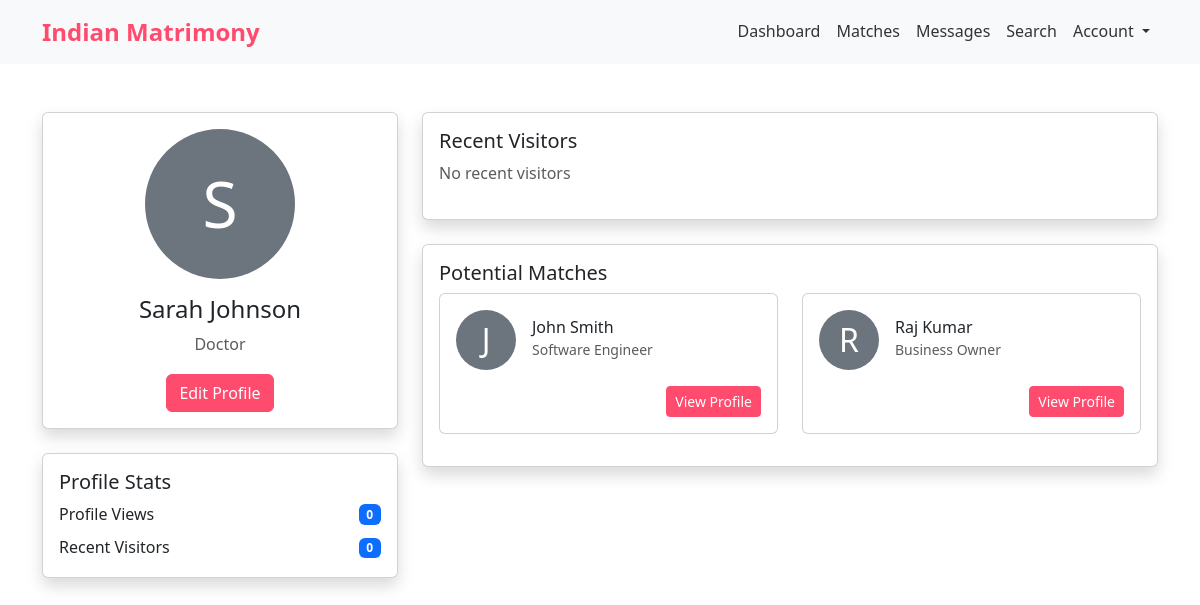
The app's page /dashboard.php (signed in) with its own data.
### tables this page shows
CREATE TABLE profiles (
    id INT PRIMARY KEY AUTO_INCREMENT,
    user_id INT NOT NULL,
    first_name VARCHAR(50),
    last_name VARCHAR(50),
    gender ENUM('Male', 'Female'),
    dob DATE,
    religion VARCHAR(50),
    caste VARCHAR(50),
    occupation VARCHAR(100),
    income VARCHAR(50),
    education VARCHAR(100),
    marital_status ENUM('Never Married', 'Divorced', 'Widowed'),
    height DECIMAL(5,2),
    about_me TEXT,
    city VARCHAR(50),
    state VARCHAR(50),
    country VARCHAR(50) DEFAULT 'India',
    profile_pic VARCHAR(255),
    created_at TIMESTAMP DEFAULT CURRENT_TIMESTAMP,
    updated_at TIMESTAMP DEFAULT CURRENT_TIMESTAMP ON UPDATE CURRENT_TIMESTAMP,
    CONSTRAINT fk_user_profile FOREIGN KEY (user_id) REFERENCES users(id) ON DELETE CASCADE
);

### dashboard.php (the view, shortened to what this page needs)
<?php
require_once 'config/database.php';
$user_id = $_SESSION['user_id'];
$profile = null;
$recent_visitors = [];
$matches = [];
try {
    $conn = connectDB();
    $stmt = mysqli_prepare($conn, "
        SELECT p.*, u.email, u.phone
        FROM profiles p
        JOIN users u ON p.user_id = u.id
        WHERE p.user_id = ?
    ");
    mysqli_stmt_bind_param($stmt, "i", $user_id);
    if (!mysqli_stmt_execute($stmt)) {
        throw new Exception("Query execution failed: " . mysqli_stmt_error($stmt));
    }
    $result = mysqli_stmt_get_result($stmt);
    $profile = mysqli_fetch_assoc($result);
    $stmt = mysqli_prepare($conn, "
        SELECT COUNT(*) as view_count
        FROM profile_views
        WHERE profile_id = ?
    ");
    mysqli_stmt_bind_param($stmt, "i", $profile['id']);
    if (!mysqli_stmt_execute($stmt)) {
        throw new Exception("Query execution failed: " . mysqli_stmt_error($stmt));
    }
    $result = mysqli_stmt_get_result($stmt);
    $views_data = mysqli_fetch_assoc($result);
    $view_count = $views_data ? $views_data['view_count'] : 0;
    $stmt = mysqli_prepare($conn, "
        SELECT p.*, u.email
        FROM profiles p
        JOIN users u ON p.user_id = u.id
        WHERE p.user_id != ?
        AND p.gender != ?
        LIMIT 10
    ");
    mysqli_stmt_bind_param($stmt, "is", $user_id, $profile['gender']);
    if (!mysqli_stmt_execute($stmt)) {
        throw new Exception("Query execution failed: " . mysqli_stmt_error($stmt));
    }
    $result = mysqli_stmt_get_result($stmt);
    while ($row = mysqli_fetch_assoc($result)) {
        $matches[] = $row;
    }
} catch (Exception $e) {
    $error = $e->getMessage();
} finally {
    if (isset($conn)) {
        closeDB($conn);
    }
}
?>
<!DOCTYPE html>
<html lang="en">
<head>
    <link href="https://cdn.jsdelivr.net/npm/bootstrap@5.3.0/dist/css/bootstrap.min.css" rel="stylesheet">
    <link rel="stylesheet" href="https://cdn.jsdelivr.net/npm/bootstrap-icons@1.7.2/font/bootstrap-icons.css">
    <link rel="stylesheet" href="assets/css/style.css">
</head>
<body>
    <?php include 'includes/header.php'; ?>
    <div class="container py-5">
        <div class="row">
            <div class="col-md-4">
                <div class="card shadow mb-4">
                    <div class="card-body text-center">
                        <?php
                        $profile_name = htmlspecialchars($profile['first_name'] . ' ' . $profile['last_name'], ENT_QUOTES, 'UTF-8');
                        ?>
                        <?php if ($profile['profile_pic']): ?>
                            <img src="<?php echo htmlspecialchars($profile['profile_pic'], ENT_QUOTES, 'UTF-8'); ?>"
                                 class="rounded-circle mb-3" style="width: 150px; height: 150px; object-fit: cover;"
                                 alt="<?php echo $profile_name; ?>">
                        <?php else: ?>
                            <div class="rounded-circle bg-secondary text-white d-flex align-items-center justify-content-center mx-auto mb-3"
                                 style="width: 150px; height: 150px;">
                                <span style="font-size: 4rem;"><?php echo strtoupper(substr($profile['first_name'], 0, 1)); ?></span>
                            </div>
                        <?php endif; ?>
                        <h4><?php echo $profile_name; ?></h4>
                        <p class="text-muted"><?php echo htmlspecialchars($profile['occupation'], ENT_QUOTES, 'UTF-8'); ?></p>
                        <a href="edit-profile.php" class="btn btn-primary">Edit Profile</a>
                    </div>
                </div>
                <div class="card shadow mb-4">
                    <div class="card-body">
                        <h5 class="card-title">Profile Stats</h5>
                        <div class="d-flex justify-content-between align-items-center mb-2">
                            <span>Profile Views</span>
                            <span class="badge bg-primary"><?php echo htmlspecialchars($view_count, ENT_QUOTES, 'UTF-8'); ?></span>
                        </div>
                        <div class="d-flex justify-content-between align-items-center">
                            <span>Recent Visitors</span>
                            <span class="badge bg-primary"><?php echo htmlspecialchars(count($recent_visitors), ENT_QUOTES, 'UTF-8'); ?></span>
                        </div>
                    </div>
                </div>
            </div>
            <div class="col-md-8">
                <div class="card shadow mb-4">
                    <div class="card-body">
                        <h5 class="card-title">Recent Visitors</h5>
                        <?php if (empty($recent_visitors)): ?>
                            <p class="text-muted">No recent visitors</p>
                        <?php endif; ?>
                    </div>
                </div>
                <div class="card shadow">
                    <div class="card-body">
                        <h5 class="card-title">Potential Matches</h5>
                        <?php if (empty($matches)): ?>
                            <p class="text-muted">No matches found</p>
                        <?php else: ?>
                            <div class="row">
                                <?php foreach ($matches as $match): ?>
                                    <div class="col-md-6 mb-3">
                                        <div class="card h-100">
                                            <div class="card-body">
                                                <div class="d-flex align-items-center mb-3">
                                                    <?php if ($match['profile_pic']): ?>
                                                        <img src="<?php echo htmlspecialchars($match['profile_pic'], ENT_QUOTES, 'UTF-8'); ?>"
                                                             alt="Match Picture" class="rounded-circle me-3" style="width: 60px; height: 60px; object-fit: cover;">
                                                    <?php else: ?>
                                                        <div class="rounded-circle bg-secondary text-white d-flex align-items-center justify-content-center me-3"
                                                             style="width: 60px; height: 60px;">
                                                            <span style="font-size: 2rem;"><?php echo strtoupper(substr($match['first_name'], 0, 1)); ?></span>
                                                        </div>
                                                    <?php endif; ?>
                                                    <div>
                                                        <h6 class="mb-0"><?php echo htmlspecialchars($match['first_name'] . ' ' . $match['last_name'], ENT_QUOTES, 'UTF-8'); ?></h6>
                                                        <small class="text-muted"><?php echo htmlspecialchars($match['occupation'], ENT_QUOTES, 'UTF-8'); ?></small>
                                                    </div>
                                                </div>
                                                <div class="text-end">
                                                    <a href="view-profile.php?id=<?php echo $match['user_id']; ?>" class="btn btn-sm btn-primary">View Profile</a>
                                                </div>
                                            </div>
                                        </div>
                                    </div>
                                <?php endforeach; ?>
                            </div>
                        <?php endif; ?>
                    </div>
                </div>
            </div>
        </div>
    </div>
</body>
</html>

### assets/css/style.css (style rules this page uses)
:root { --primary-color: #FF4B6E; --secondary-color: #6C63FF; --text-color: #333; --light-gray: #f8f9fa; --dark-gray: #343a40; }
body { font-family: 'Segoe UI', Arial, sans-serif; color: var(--text-color); line-height: 1.6; }
.btn-primary { background-color: var(--primary-color); border-color: var(--primary-color); }

### records on screen
profiles: first_name "S", profile_name "Sarah Johnson", occupation "Doctor"
profiles: first_name "J", first_name+last_name "John Smith", occupation "Software Engineer"
profiles: first_name "R", first_name+last_name "Raj Kumar", occupation "Business Owner"

### other values on screen
$view_count "0"
count($recent_visitors) "0"
